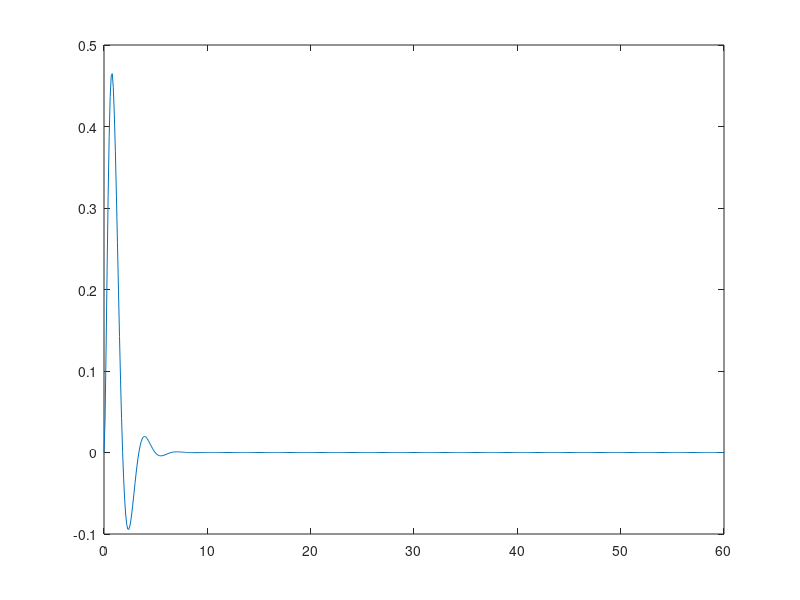

Source code (MATLAB):
% build laplace domain
s = tf('s');

% Creating time signal
dt = 0.1;
t = 0:dt:60;

% Transfer function
H = 10/(((s^2)+2*s+5)*(s+5));

% Find poles and zeroes
pzmap(H)

% step response
y1 = step(H, t);
% impulse response
y2 = impulse(H, t);

% Plot responses
clf()
plot(t, y2)